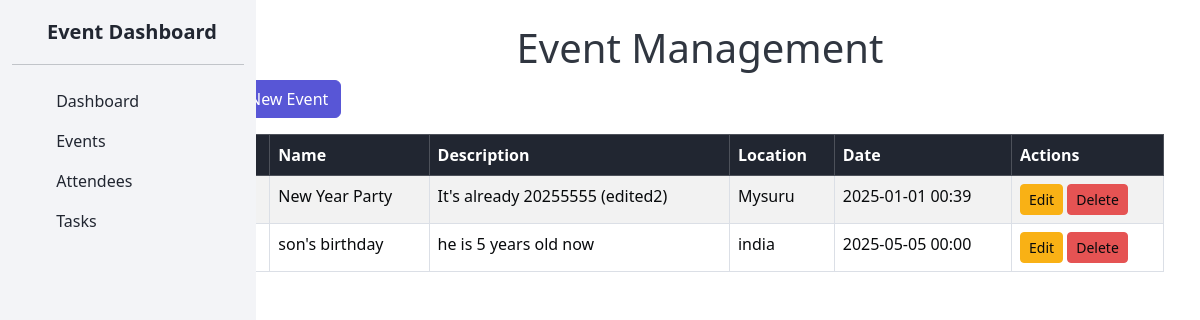
Page /events/ on the earlier database version.
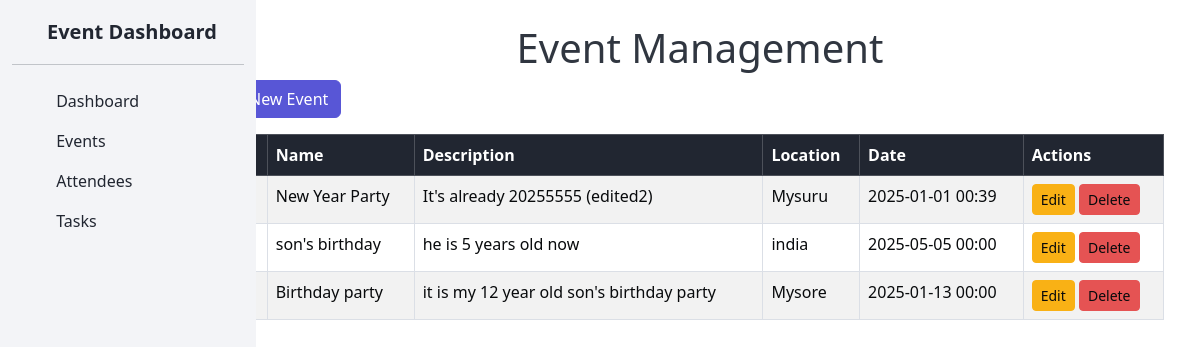
Same page on the later database version.
### events/models.py (models this page shows, shortened)
class Event(models.Model):
    name = models.CharField(max_length=200)
    description = models.TextField()
    location = models.CharField(max_length=200)
    date = models.DateTimeField()
    attendees = models.ManyToManyField('Attendee', related_name='events', blank=False)

### events/views.py (the view)
# urls.py: path('events/', views.event_list, name='event_list'),
def event_list(request):
    events = Event.objects.all()
    return render(request, 'events/index.html', {'events': events})

### events/templates/events/index.html (shortened to what this page needs)
{% extends 'events/navbar.html' %}
{% block content %}
<div class="container mt-4">
    <h1 class="text-center">Event Management</h1>
    <a href="{% url 'event_create' %}" class="btn btn-primary mb-3">New Event</a>
    <div class="table-responsive">
        <table class="table table-striped table-bordered">
            <thead class="table-dark">
                <tr>
                    <th>#</th>
                    <th>Name</th>
                    <th>Description</th>
                    <th>Location</th>
                    <th>Date</th>
                    <th>Actions</th>
                </tr>
            </thead>
            <tbody>
                {% for event in events %}
                <tr>
                    <td>{{ forloop.counter }}</td>
                    <td>{{ event.name }}</td>
                    <td>{{ event.description }}</td>
                    <td>{{ event.location }}</td>
                    <td>{{ event.date|date:"Y-m-d H:i" }}</td>
                    <td>
                        <a href="{% url 'event_update' event.pk %}" class="btn btn-warning btn-sm">Edit</a>
                        <a href="{% url 'event_delete' event.pk %}" class="btn btn-danger btn-sm">Delete</a>
                    </td>
                </tr>
                {% empty %}
                <tr>
                    <td colspan="6" class="text-center">No events available.</td>
                </tr>
                {% endfor %}
            </tbody>
        </table>
    </div>
</div>
{% endblock %}

Differences in the rows shown:
added Event: name "Birthday party", description "it is my 12 year old son's birthday party", location "Mysore", date "2025-01-13 00:00"
